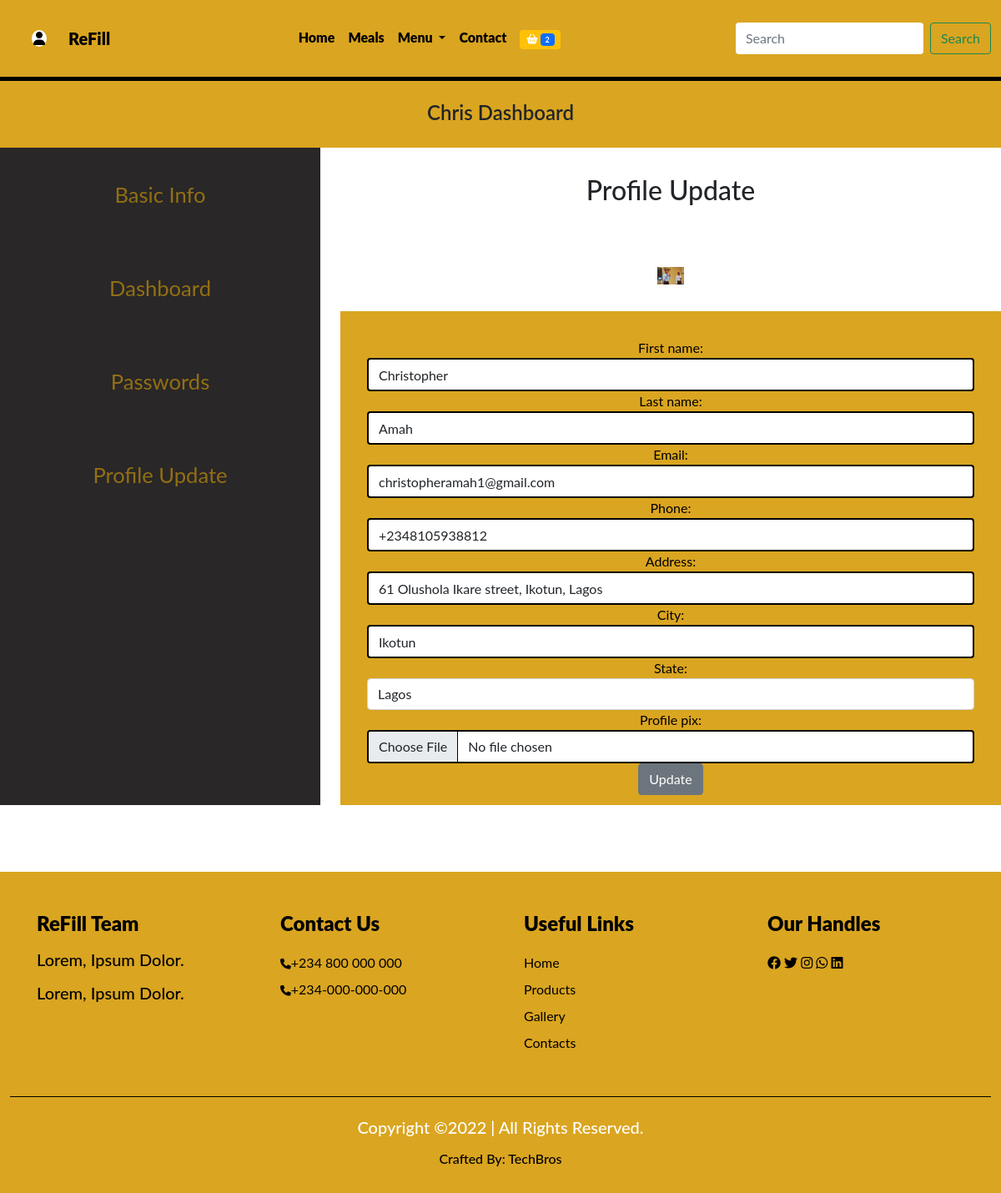
Screenshot of /profileupdate (signed in) with the database file from the repository.
### dashboard/models.py (models this page shows, shortened)
class Profile(models.Model):
    user = models.OneToOneField(User, on_delete=models.CASCADE)
    first_name = models.CharField(max_length=250)
    last_name = models.CharField(max_length=250)
    email = models.EmailField(max_length=250)
    phone = models.CharField(max_length=20)
    address = models.CharField(max_length=250)
    city = models.CharField(max_length=250)
    state = models.CharField(max_length=250)
    profile_pix = models.ImageField(upload_to= 'dashboard', default='dashboard/avatar.jpg')

### techbro/views.py (the view, shortened to what this page needs)
# urls.py: path('profileupdate', profileupdate, name='profileupdate'),
@login_required(login_url='signin')
def profileupdate(request):
    profile_data = Profile.objects.get(user__username = request.user.username)
    form = ProfileUpdateForm(instance=request.user.profile)
    context = {
        'form':form,
        'profile_data':profile_data,
    }
    return render(request, 'profileupdate.html', context)

### dashboard/forms.py
class ProfileUpdateForm(forms.ModelForm):
    class Meta:
        model = Profile
        fields = ['first_name','last_name','email','phone','address','city','state','profile_pix']
        widgets = {
            'first_name': forms.TextInput(attrs={'class': 'form-control', 'placeholder': 'First Name is required'}),
            'last_name': forms.TextInput(attrs={'class': 'form-control', 'placeholder': 'Last Name is required'}),
            'email': forms.EmailInput(attrs={'class': 'form-control', 'placeholder': 'Email  is required'}),
            'phone': forms.TextInput(attrs={'class': 'form-control', 'placeholder': 'Phone Number'}),
            'address': forms.TextInput(attrs={'class': 'form-control', 'placeholder': 'Address'}),
            'city': forms.TextInput(attrs={'class': 'form-control', 'placeholder': 'City'}),
            'state': forms.Select(attrs={'class': 'form-control', 'placeholder': 'State'}, choices=STATE),
            'profile_pix': forms.FileInput(attrs={'class': 'form-control'}),
        }

### techbro/context_processor.py (called while the page is built)
def cartcount(request):
    count = Shopcart.objects.filter(user__username = request.user.username, paid= False)
    user1 = user__username = 1
    itemcount = 0
    for item in count:
        itemcount += user1
    context = {
        'itemcount': itemcount,
    }
    return context

### techbro/templates/profileupdate.html (shortened to what this page needs)
{% extends 'base.html' %}
{% block header %} {% include 'header.html' %}{% endblock header %}
{% block content %}
<div class="dashhead">
    <h2>{{profile_data.user.username|title}} Dashboard</h2>
</div>
<section class="bigger">
    <div class="row text-center">
       {% include 'dash_sidebar.html' %}
        <div class="col-5 col-sm-6 col-md-3 col-lg-2 col-xl-8 base">
            <div class="basic">
                <div class="basicheader">
                    <h2>Profile Update</h2>
                </div>
                <div class="profileicon">
                    <img src="{{profile_data.profile_pix.url}}">
                </div>
                <div class="info">
                    <div class="form1">
                        <div class="address">
                            <form class="ade" action="{% url 'profileupdate' %}" method="POST" enctype="multipart/form-data">
                                <div class= "form-group">
                                    {{form}}
                                </div>
                                <button type="submit" class="btn btn-secondary text-white">Update</button>
                            </form>
                        </div>
                    </div>
                </div>
            </div>
        </div>
      </div>
</section>
{% endblock content %}
{% block footer %} {% include 'footer.html' %}{% endblock footer %}

### techbro/static/css/dash.css (style rules this page uses)
* { box-sizing: border-box; margin: 0; padding: 0; }
.dashhead { background-color: goldenrod; height: 5rem; }
.dashhead h2 { font-size: 1.5rem; font-weight: 600; text-transform: capitalize; text-align: center; padding-top: 1.5rem; }
.basicheader h2 { font-size: 2rem; margin-top: 2rem; }
.profileicon img { width: 2rem; margin-top: 4rem; }
.basic .info { font-size: 1rem; margin-top: 2rem; }

### techbro/static/css/index.css (style rules this page uses)
* { margin: 0; padding: 0; box-sizing: border-box; }

### techbro/static/css/nedu.css (style rules this page uses)
* { padding: 0; margin: 0; box-sizing: border-box; }
:root { --body: white; --navbody: pink; --navbar: #0f0f0ffb; --text: #f8aa02; --navback: #003566; --moon: black; }
body { font-family: 'Lato', sans-serif; background: var(--body); }

### techbro/static/css/style.css (style rules this page uses)
* { margin: 0; padding: 0; box-sizing: border-box; }
.form1 { background: goldenrod; width: 100%; height: 37rem; padding: 2rem; }
.form1 input { height: 2.5rem; width: 100%; border: 2px solid black; }
.form1 label { color: black; font: 1rem; }

### rows the page displays
Profile: user.username "Chris", profile_pix (picture), first_name "Christopher", last_name "Amah", email "christopheramah1@gmail.com", phone "+2348105938812", address "61 Olushola Ikare street, Ikotun, Lagos", city "Ikotun", state "Lagos"

### other values shown
{{ itemcount }} "2"
